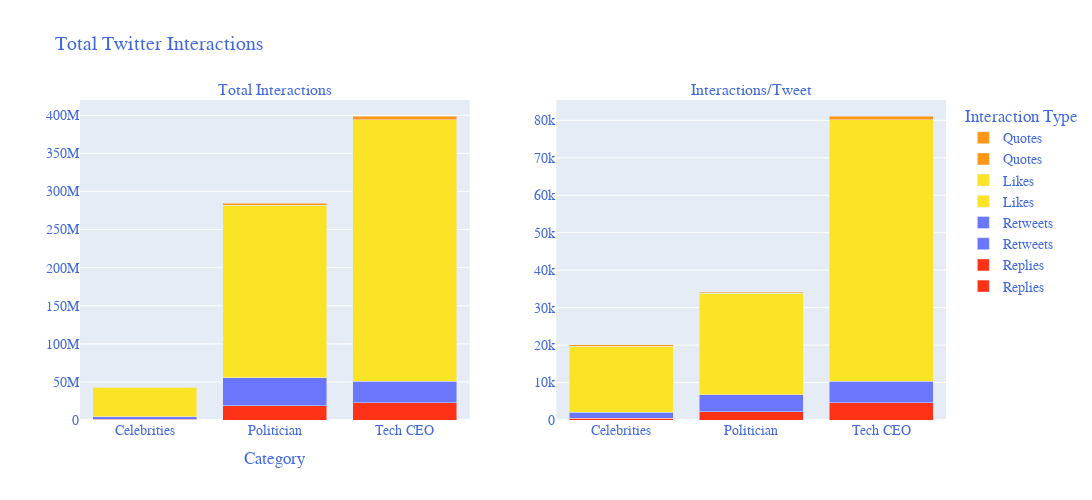

The notebook cell saved with this chart:
### Code cell
# Bar charts: Interactions

# Create subplot grid

cat_interactions = make_subplots(rows=1, cols=2,subplot_titles=("Total Interactions", "Interactions/Tweet"))

# Add traces top left

#fig=go.Figure()
actions = ['Replies', 'Retweets', 'Likes', 'Quotes']
colors = ['#FD3216', '#6A76FC', '#FBE426', '#FF9616']#'#F6F926']
aggregators = ['Total','Mean']

for c, action in enumerate(actions):
    for i, agg in enumerate(aggregators):
        y_str = f'{agg}_{action}'
        cat_interactions.add_trace(go.Bar(name=action, 
                                          x=tweets_agg['category'], 
                                          y=tweets_agg[y_str],
                                          marker_color=colors[c]), row=1, col=i+1)
        cat_interactions.update_traces(#hovertemplate='<extra></extra>'+
                                       #'%{x}<br>'+
                                       #'<br>{action}:  %{y}',
                                       textfont_size=11,
                                       #title_xaxis="Category",
                              #marker=dict(colors=['gold', 'mediumturquoise',  'lightgreen'], 
                                          #line=dict(color='#000000', width=1))
                             )
        
cat_interactions.update_layout(barmode='stack',
                                       width = 1400, 
                                       height = 500,
                                       title="Total Twitter Interactions", 
                                       title_font_size = 22,
                                       title_x = 0.5,
                                       title_xanchor = 'center',
                                       xaxis_title="Category",
                                       legend_title="Interaction Type",
                                       hovermode='x unified',
                                       font=dict(family="Comic, monospace",
                                                 size=14,
                                                 color="RoyalBlue")
                              )        
               
cat_interactions.show()

### Figure 1 — Plotly figure (JSON) as saved in the notebook; plotly's stock layout.template omitted (floating-point values rounded to 4 significant figures)
{"data": [{"marker": {"color": "#FD3216"}, "name": "Replies", "textfont": {"size": 11}, "type": "bar", "x": ["Celebrities", "Politician", "Tech CEO"], "xaxis": "x", "y": [955056, 18735917, 22778956], "yaxis": "y"}, {"marker": {"color": "#FD3216"}, "name": "Replies", "textfont": {"size": 11}, "type": "bar", "x": ["Celebrities", "Politician", "Tech CEO"], "xaxis": "x2", "y": [436.3, 2249.0, 4633.0], "yaxis": "y2"}, {"marker": {"color": "#6A76FC"}, "name": "Retweets", "textfont": {"size": 11}, "type": "bar", "x": ["Celebrities", "Politician", "Tech CEO"], "xaxis": "x", "y": [3443159, 36906808, 28358924], "yaxis": "y"}, {"marker": {"color": "#6A76FC"}, "name": "Retweets", "textfont": {"size": 11}, "type": "bar", "x": ["Celebrities", "Politician", "Tech CEO"], "xaxis": "x2", "y": [1573.0, 4430.0, 5768.0], "yaxis": "y2"}, {"marker": {"color": "#FBE426"}, "name": "Likes", "textfont": {"size": 11}, "type": "bar", "x": ["Celebrities", "Politician", "Tech CEO"], "xaxis": "x", "y": [38704107, 225957708, 342743168], "yaxis": "y"}, {"marker": {"color": "#FBE426"}, "name": "Likes", "textfont": {"size": 11}, "type": "bar", "x": ["Celebrities", "Politician", "Tech CEO"], "xaxis": "x2", "y": [17680.0, 27120.0, 69710.0], "yaxis": "y2"}, {"marker": {"color": "#FF9616"}, "name": "Quotes", "textfont": {"size": 11}, "type": "bar", "x": ["Celebrities", "Politician", "Tech CEO"], "xaxis": "x", "y": [826482, 3101661, 5206771], "yaxis": "y"}, {"marker": {"color": "#FF9616"}, "name": "Quotes", "textfont": {"size": 11}, "type": "bar", "x": ["Celebrities", "Politician", "Tech CEO"], "xaxis": "x2", "y": [377.6, 372.3, 1059.0], "yaxis": "y2"}], "layout": {"annotations": [{"font": {"size": 16}, "showarrow": false, "text": "Total Interactions", "x": 0.225, "xanchor": "center", "xref": "paper", "y": 1, "yanchor": "bottom", "yref": "paper"}, {"font": {"size": 16}, "showarrow": false, "text": "Interactions/Tweet", "x": 0.775, "xanchor": "center", "xref": "paper", "y": 1, "yanchor": "bottom", "yref": "paper"}], "barmode": "stack", "font": {"color": "RoyalBlue", "family": "Comic, monospace", "size": 14}, "height": 500, "hovermode": "x unified", "legend": {"title": {"text": "Interaction Type"}}, "title": {"text": "Total Twitter Interactions"}, "width": 1400, "xaxis": {"anchor": "y", "autorange": true, "domain": [0, 0.45], "range": [-0.5, 2.5], "title": {"text": "Category"}, "type": "category"}, "xaxis2": {"anchor": "y2", "autorange": true, "domain": [0.55, 1], "range": [-0.5, 2.5], "type": "category"}, "yaxis": {"anchor": "x", "autorange": true, "domain": [0, 1], "range": [0, 420100000.0], "type": "linear"}, "yaxis2": {"anchor": "x2", "autorange": true, "domain": [0, 1], "range": [0, 85440.0], "type": "linear"}}}
